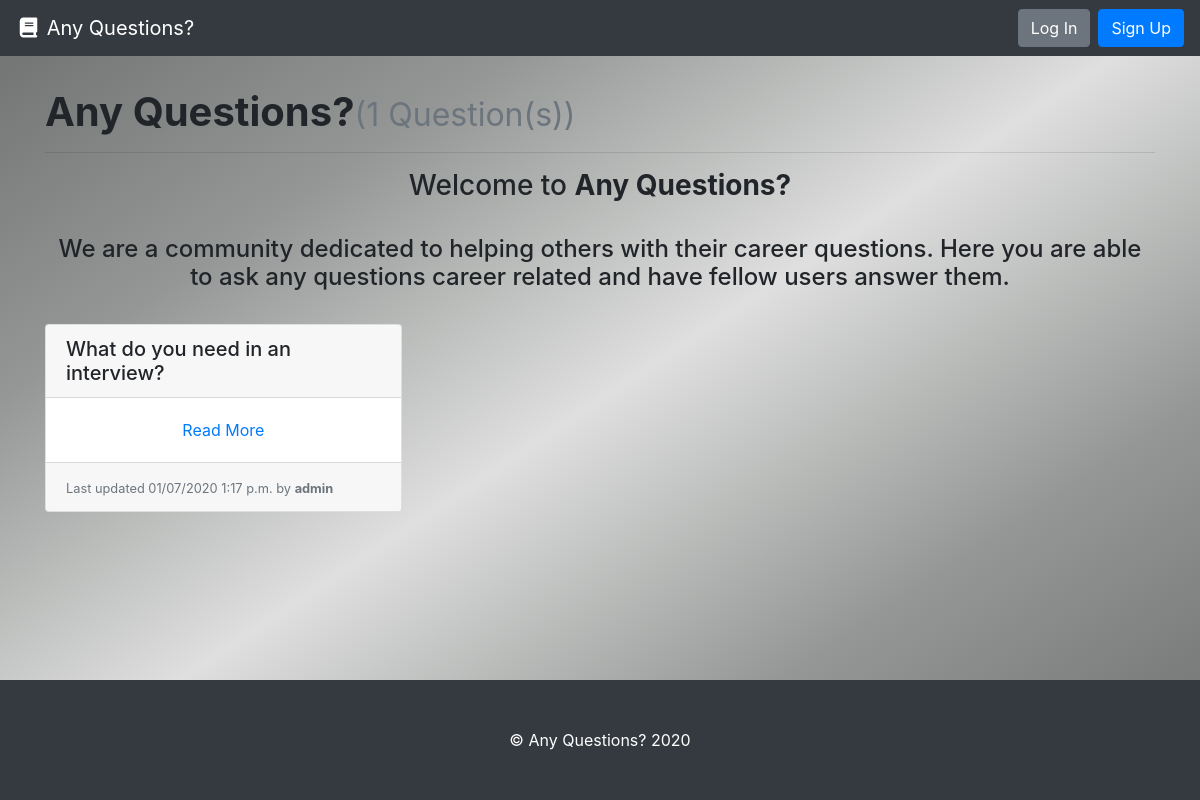
/, run on an earlier commit of the app's database.
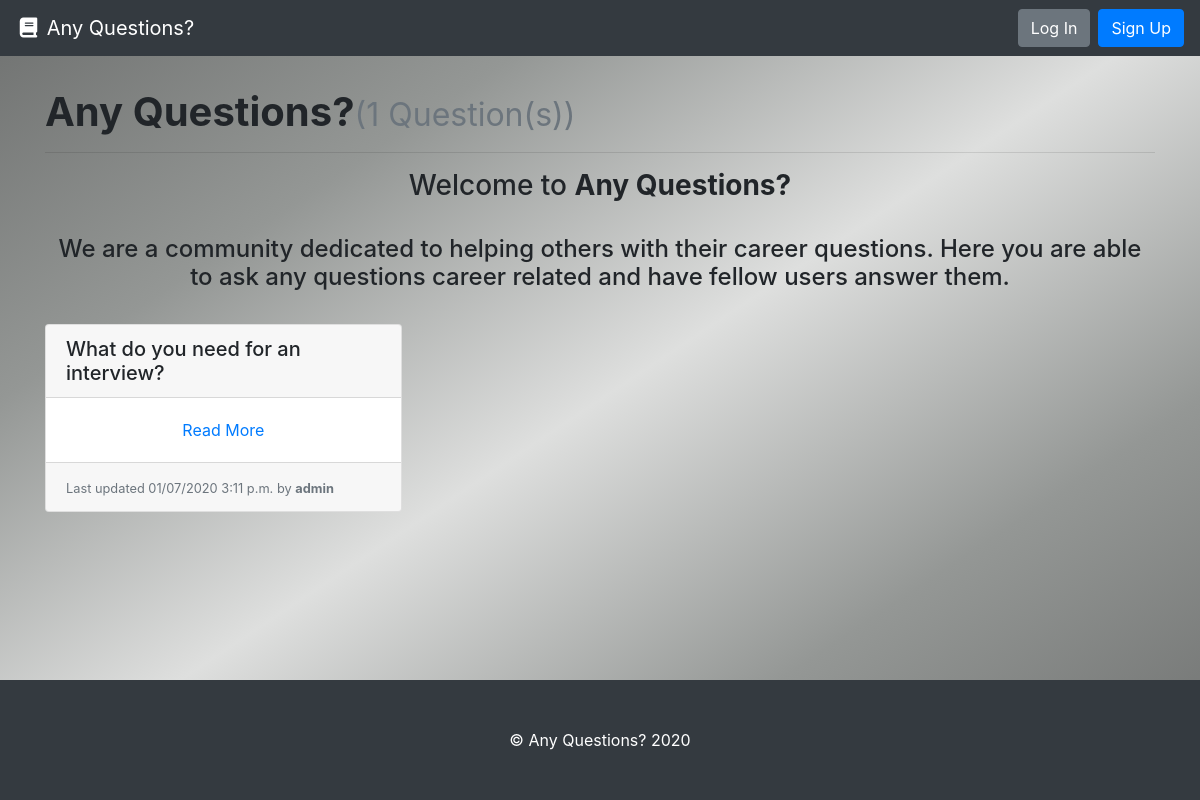
And on a later commit of the database.
### question/models.py (models this page shows, shortened)
class Question(models.Model):
    question_text = models.CharField(max_length=settings.QUESTION_NAME_MAX_LENGTH, unique=True,
                             help_text="Title of your question.")
    author = models.ForeignKey(User, on_delete=models.PROTECT,
                            help_text="The user that posted this question.")
    slug = models.CharField(max_length=settings.QUESTION_NAME_MAX_LENGTH, blank=True, editable=False,
                            help_text="Unique URL path to access this question. Generated by the system.")
    created = models.DateTimeField(auto_now_add=True,
                                   help_text="The date and time this question was created. Automatically generated when the model saves.")
    modified = models.DateTimeField(auto_now=True,
                                    help_text="The date and time this page was updated. Automatically generated when the model updates.")

### question/views.py (the view)
# urls.py: path('', QuestionListView.as_view(), name='question-list-view'),
class QuestionListView(ListView):
    model = Question
    def get(self, request):
        questions = self.get_queryset().all()
        return render(request, 'index.html', {
          'questions': questions
        })

### question/templates/index.html (shortened to what this page needs)
{% extends 'base.html' %}
{% load static %}
        {% block head %}
        <link rel="stylesheet" type="text/css" href="{% static 'question/style.css' %}">
        {% endblock head %}
{% block content %}
  <h1><b>Any Questions?</b>{% if questions %}<small class="text-muted">({{ questions|length }} Question(s))</small>{% endif %}</h1>
  <hr>
  <center><h3>Welcome to <b>Any Questions?</b></h3>
    <br>
    <h4>We are a community dedicated to helping others with their career questions.
    Here you are able to ask any questions career related
    and have fellow users answer them.</h4></center>
    <br>
  {% if questions %}
    <div class="card-columns">
      {% for question in questions %}
        {% include "partials/card.html" %}
      {% endfor %}
    </div>
  {% else %}
    <div class="alert alert-primary" role="alert">No questions to display.</div>
  {% endif %}
{% endblock %}

### question/templates/partials/card.html
<div class="card mb-3">
    <h5 class="card-header ">{{ question.question_text }}</h5>
    <div class="card-body border-dark">
        <div class="text-center"><a href="{% url 'question-details-page' question.slug %}" title="Read More">Read More</a></div>
    </div>
    <div class="card-footer">
      <small class="text-muted">Last updated {{ question.modified|date:"SHORT_DATETIME_FORMAT" }} by <b>{{ question.author.username }}</b></small>
    </div>
  </div>

What changed in the data, as far as the page shows it:
removed Question: question_text "What do you need in an interview?", modified "01/07/2020 1:17 p.m.", author.username "admin"
added Question: question_text "What do you need for an interview?", modified "01/07/2020 3:11 p.m.", author.username "admin"
